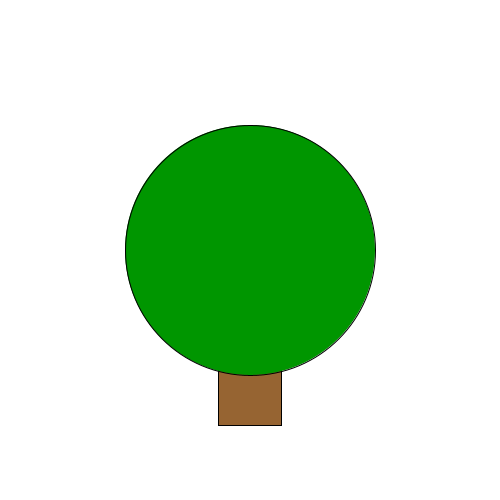
Frame 1 (no input)
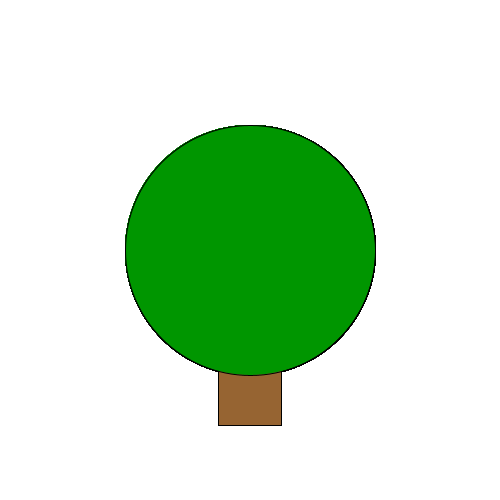
Frame 60 (the mouse pressed at the canvas centre just before this capture)
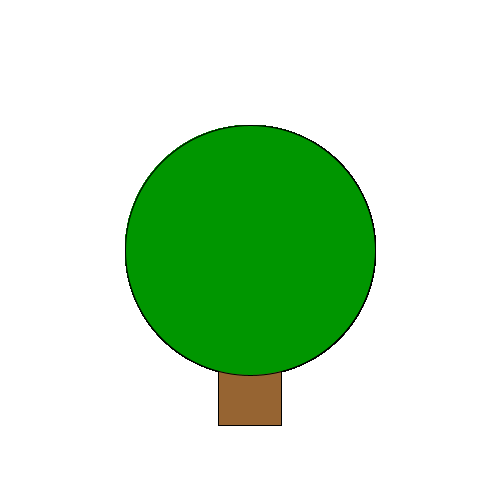
Frame 120 (the mouse held since frame 60 and released just before this capture)

The Processing sketch that drew these frames (run headless with seeded random() and noise(); from frame 60 on, the mouse is pressed at the canvas centre):

// Processing sketch: Week1_consoleLogging
// ── Week1_consoleLogging.pde
int bgColor = 255;
int treePosition;
int treeSize;

void setup() {
  //first parameter is width, second is height
  size(500, 500);
  //we put bgColor instead of the integer it was expecting (255) because we set the integer bgColor as 255 in line 1
  background(bgColor);
  
  treePosition = int(width*.5);
  treeSize = int(width*.5);
}

void draw() {
  //ellipse(x position, y position, width, height)
  //origin (0,0) is at top left of the screen
  //in this ellipse, the center is at (100,100) and radius is 25
  //ellipse draw mode uses the point you put at the center, but that's not always the case
  //fill (0, 100, 100);
  //ellipse(100, 100, 50, 50);
  //fill is (red, yellow, blue)
  //fill(100, 0, 0);
  //rect(100, 100, 100, 50);
  //when you play it, the recatngle is above the circle because you put it after
  
  //changes our rectangle mode so that we start at the center
  rectMode(CENTER);
  fill(150, 100, 50);
  rect(treePosition, treePosition + 50, treeSize*.25, treeSize);
  
  fill(0, 150, 0);
  ellipse(treePosition, treePosition, treeSize, treeSize);
  
}
